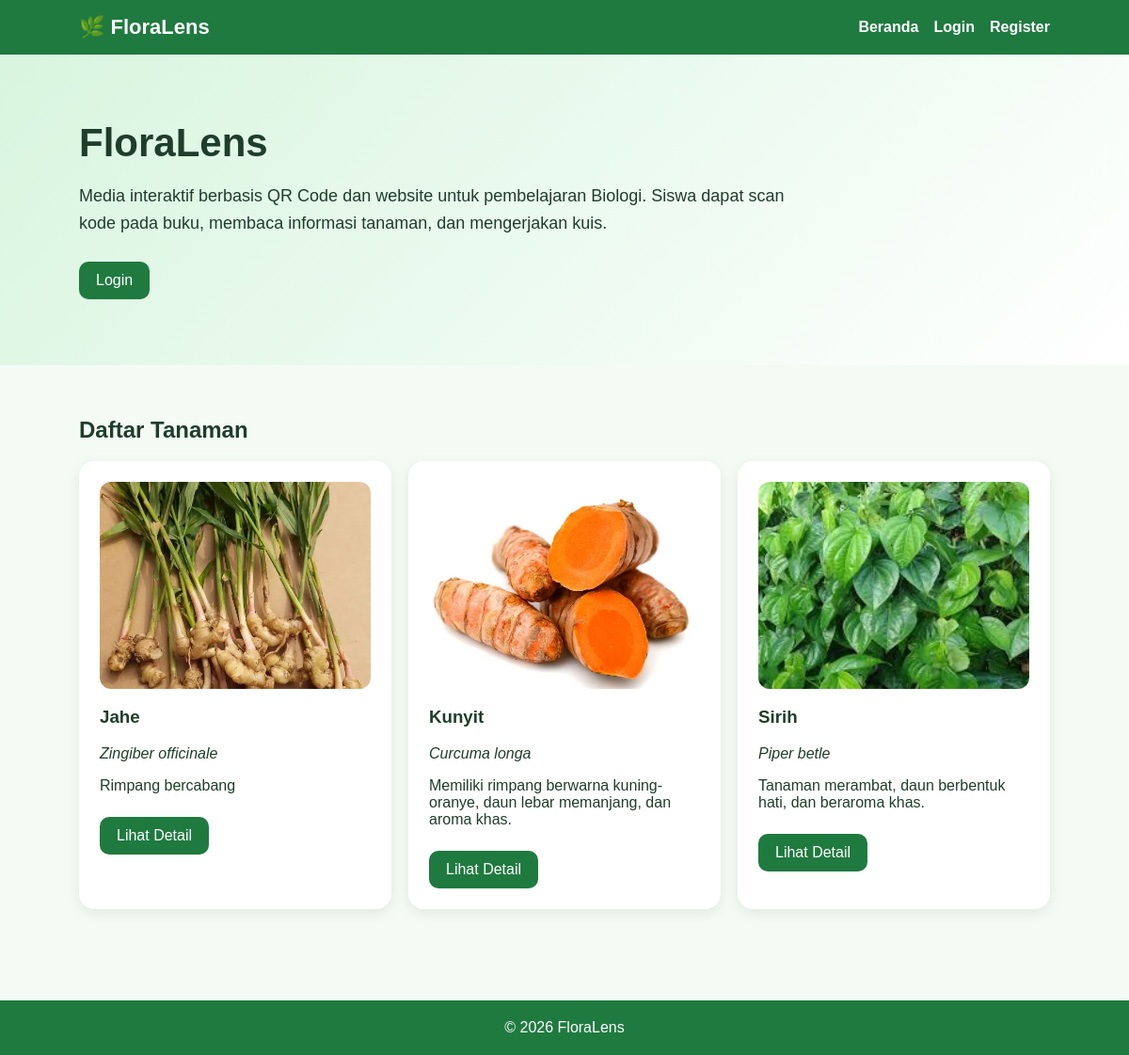
The page / on the database its author committed.
### core/models.py (models this page shows, shortened)
class Plant(models.Model):
    code=models.SlugField(max_length=100,unique=True,blank=True)
    name=models.CharField(max_length=100)
    scientific_name=models.CharField(max_length=150)
    family=models.CharField(max_length=100)
    habitat=models.TextField()
    characteristics=models.TextField()
    benefits=models.TextField()
    photo=models.ImageField(upload_to='plants/',blank=True,null=True)
    created_at=models.DateTimeField(auto_now_add=True)

### core/views.py (the view)
# urls.py: path('', views.home, name='home'),
def home(request):
    return render(request,'core/home.html',{'plants':Plant.objects.all().order_by('name')})

### core/templates/core/home.html
{% extends 'core/base.html' %}
{% block content %}
<section class="hero">
    <h1>FloraLens</h1>
    <p>Media interaktif berbasis QR Code dan website untuk pembelajaran Biologi. Siswa dapat scan kode pada buku, membaca informasi tanaman, dan mengerjakan kuis.</p>
    {% if not user.is_authenticated %}
        <a class="btn" href="{% url 'login' %}">Login</a>
    {% endif %}
</section>
<main class="container">
    <h2>Daftar Tanaman</h2>
    <div class="grid">
        {% for plant in plants %}
            <div class="card">
                {% if plant.photo %}
                    <img class="plant-img" src="{{ plant.photo.url }}" alt="{{ plant.name }}">
                {% else %}
                    <div class="alert">Foto belum tersedia.</div>
                {% endif %}
                <h3>{{ plant.name }}</h3>
                <p><em>{{ plant.scientific_name }}</em></p>
                <p>{{ plant.characteristics|truncatechars:100 }}</p>
                <a class="btn" href="{% url 'plant_detail' plant.code %}">Lihat Detail</a>
            </div>
        {% empty %}
            <div class="card">Belum ada data tanaman.</div>
        {% endfor %}
    </div>
</main>
{% endblock %}

### core/static/core/style.css (style rules this page uses)
* { box-sizing:border-box; }
body { margin:0; font-family:Arial,sans-serif; background:#f4fbf5; color:#1f3d2b; }
.container { padding:35px 7%; }
.hero { padding:70px 7%; background:linear-gradient(135deg,#d8f5df,#fff); }
.hero h1 { font-size:42px; margin:0 0 12px; }
.hero p { max-width:760px; font-size:18px; line-height:1.6; }
.grid { display:grid; grid-template-columns:repeat(auto-fit,minmax(240px,1fr)); gap:18px; }
.card { background:white; padding:22px; border-radius:16px; box-shadow:0 4px 14px rgba(0,0,0,.08); margin-bottom:22px; }
.plant-img { width:100%; height:220px; object-fit:cover; border-radius:12px; display:block; }
.btn { display:inline-block; background:#1f7a3f; color:#fff; border:none; padding:11px 18px; border-radius:10px; text-decoration:none; cursor:pointer; margin-top:8px; }

### rows shown on the page
Plant: photo (picture), name "Jahe", scientific_name "Zingiber officinale", characteristics "Rimpang bercabang"
Plant: photo (picture), name "Kunyit", scientific_name "Curcuma longa", characteristics "Memiliki rimpang berwarna kuning-oranye, daun lebar memanjang, dan aroma khas."
Plant: photo (picture), name "Sirih", scientific_name "Piper betle", characteristics "Tanaman merambat, daun berbentuk hati, dan beraroma khas."
